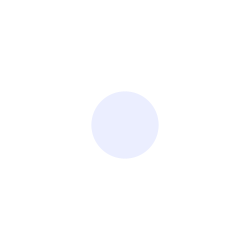
Frame 1 (no input)
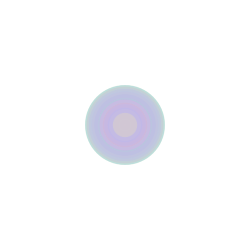
Frame 60 (the mouse pressed at the canvas centre just before this capture)
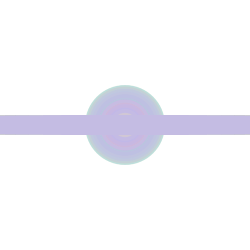
Frame 120 (the mouse held since frame 60 and released just before this capture)

The Processing sketch that drew these frames (run headless with seeded random() and noise(); from frame 60 on, the mouse is pressed at the canvas centre):

// Processing sketch: processing_103799
// ── processing_103799.pde

int counter;

void setup() {  //setup function called initially, only once
  size(250, 250);
  background(255);  //set background white
  colorMode(HSB);   //set colors to Hue, Saturation, Brightness mode
  counter = 0;
}

void draw() {  //draw function loops 
  counter++;
  noStroke();
  fill(random(255),100,255,50);
  
  if(mousePressed == true) { //add some interaction
    ellipse(mouseX, mouseY, 660, 20);
  }
  else {
    ellipse(width/2, height/2, 80*sin(counter), 80*sin(counter));
  }
}
